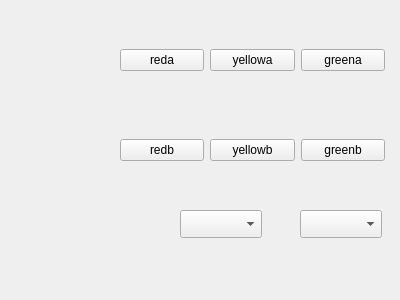
<?xml version="1.0" encoding="UTF-8"?>
<ui version="4.0">
 <class>test</class>
 <widget class="QWidget" name="test">
  <property name="geometry">
   <rect>
    <x>0</x>
    <y>0</y>
    <width>400</width>
    <height>300</height>
   </rect>
  </property>
  <property name="windowTitle">
   <string>Form</string>
  </property>
  <widget class="QWidget" name="horizontalLayoutWidget">
   <property name="geometry">
    <rect>
     <x>120</x>
     <y>20</y>
     <width>265</width>
     <height>80</height>
    </rect>
   </property>
   <layout class="QHBoxLayout" name="horizontalLayout">
    <item>
     <widget class="QPushButton" name="reda">
      <property name="text">
       <string>reda</string>
      </property>
     </widget>
    </item>
    <item>
     <widget class="QPushButton" name="yellowa">
      <property name="text">
       <string>yellowa</string>
      </property>
     </widget>
    </item>
    <item>
     <widget class="QPushButton" name="greena">
      <property name="text">
       <string>greena</string>
      </property>
     </widget>
    </item>
   </layout>
  </widget>
  <widget class="QWidget" name="horizontalLayoutWidget_2">
   <property name="geometry">
    <rect>
     <x>120</x>
     <y>110</y>
     <width>265</width>
     <height>80</height>
    </rect>
   </property>
   <layout class="QHBoxLayout" name="horizontalLayout_2">
    <item>
     <widget class="QPushButton" name="redb">
      <property name="text">
       <string>redb</string>
      </property>
     </widget>
    </item>
    <item>
     <widget class="QPushButton" name="yellowb">
      <property name="text">
       <string>yellowb</string>
      </property>
     </widget>
    </item>
    <item>
     <widget class="QPushButton" name="greenb">
      <property name="text">
       <string>greenb</string>
      </property>
     </widget>
    </item>
   </layout>
  </widget>
  <widget class="QComboBox" name="section">
   <property name="geometry">
    <rect>
     <x>180</x>
     <y>210</y>
     <width>82</width>
     <height>28</height>
    </rect>
   </property>
  </widget>
  <widget class="QComboBox" name="block">
   <property name="geometry">
    <rect>
     <x>300</x>
     <y>210</y>
     <width>82</width>
     <height>28</height>
    </rect>
   </property>
  </widget>
 </widget>
 <resources/>
 <connections/>
</ui>
